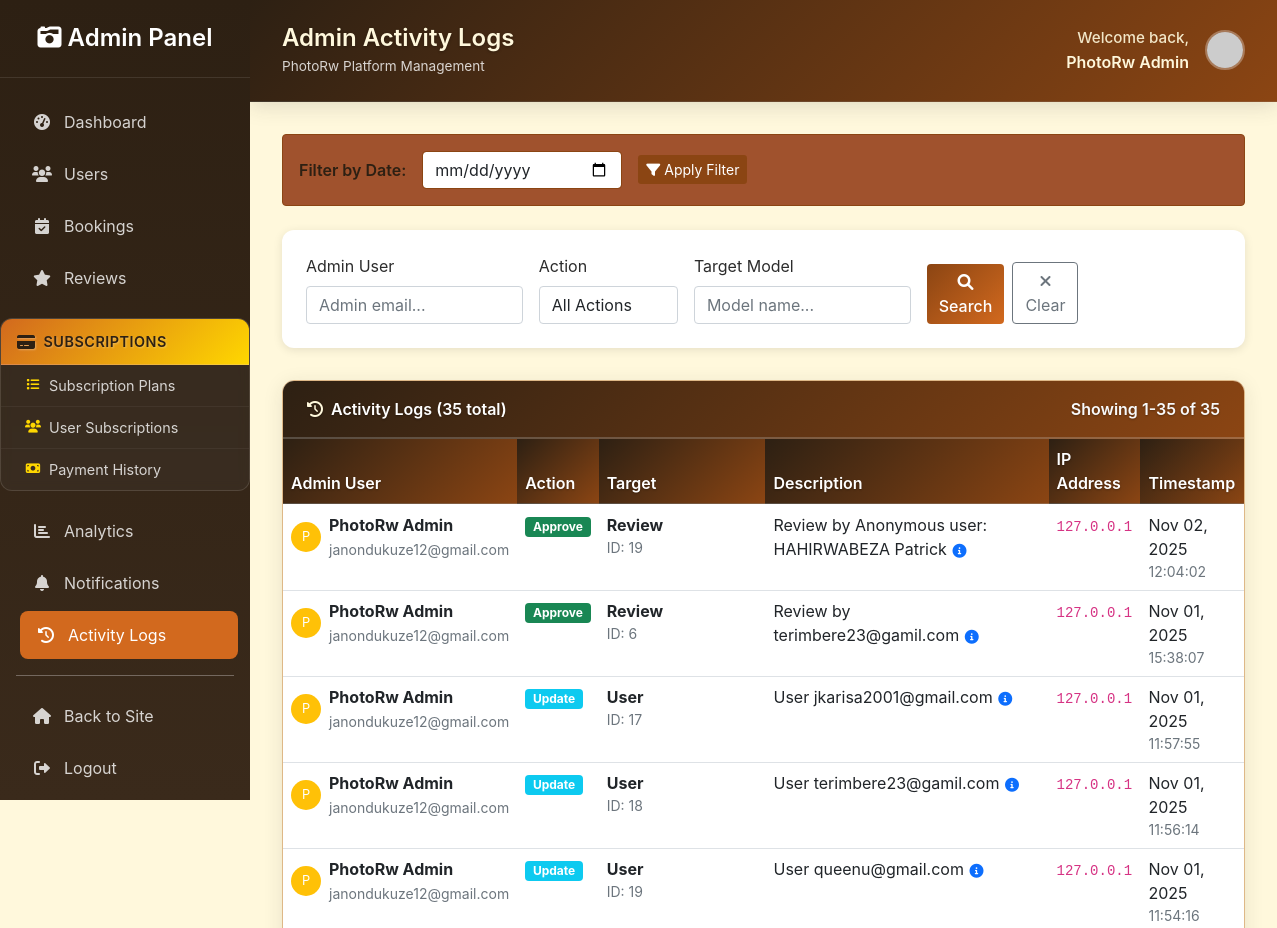
/admin-dashboard/logs/ (signed in, upper part), run on an earlier commit of the app's database.
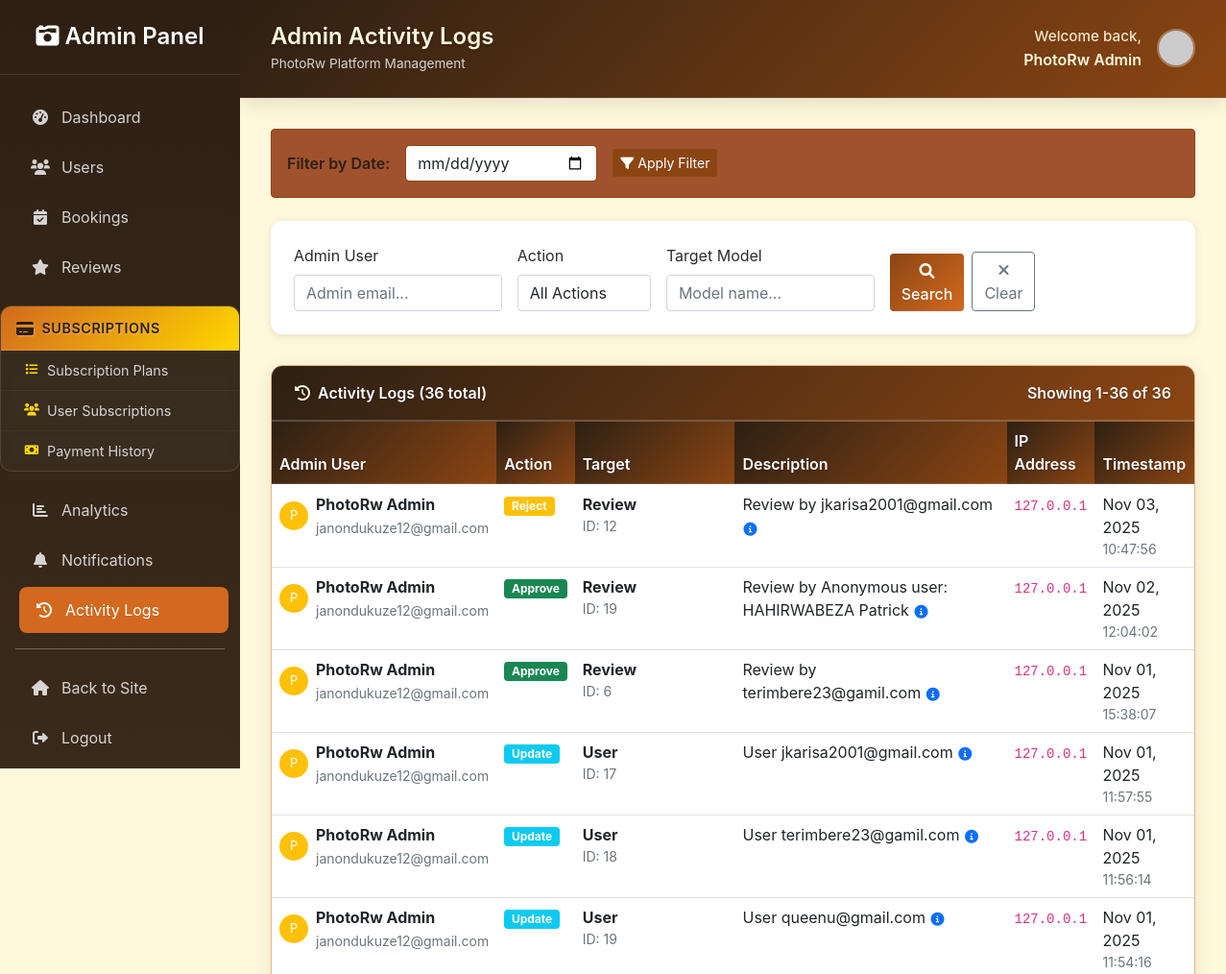
And on a later commit of the database.
### admin_dashboard/models.py (models this page shows, shortened)
class AdminActivityLog(models.Model):
    ACTION_CHOICES = [
        ('create', 'Create'),
        ('update', 'Update'),
        ('delete', 'Delete'),
        ('approve', 'Approve'),
        ('reject', 'Reject'),
        ('suspend', 'Suspend'),
        ('activate', 'Activate'),
    ]
    admin_user = models.ForeignKey(User, on_delete=models.CASCADE, related_name='admin_activities')
    action = models.CharField(max_length=20, choices=ACTION_CHOICES)
    target_model = models.CharField(max_length=100)  # Model name
    target_id = models.PositiveIntegerField()  # Object ID
    target_description = models.CharField(max_length=255)  # Human readable description
    details = models.TextField(blank=True)
    timestamp = models.DateTimeField(auto_now_add=True)
    ip_address = models.GenericIPAddressField(null=True, blank=True)
    class Meta:
        ordering = ['-timestamp']

### users/models.py (models this page shows, shortened)
class User(AbstractUser):
	class Roles(models.TextChoices):
		PHOTOGRAPHER = 'photographer', _('Photographer')
		CLIENT = 'client', _('Client')
		ADMIN = 'admin', _('Platform Admin')
	username = models.CharField(
		_('username'),
		max_length=150,
		unique=True,
		help_text=_('Required. 150 characters or fewer. Letters, digits, spaces, dots, hyphens, and underscores allowed.'),
		validators=[
			RegexValidator(
				regex=r'^[\w\s\.\-\_]+$',
				message=_('Username can only contain letters, numbers, spaces, dots, hyphens, and underscores.'),
				code='invalid_username'
			)
		],
		error_messages={
			'unique': _("A user with that username already exists."),
		},
	)
	email = models.EmailField(_('email address'), unique=True, blank=False, null=False, help_text=_('Required. Enter a valid email address.'))
	bio = models.TextField(_('bio'), blank=True)
	profile_picture = models.ImageField(upload_to='profile_pics/', blank=True, null=True)
	location = models.CharField(max_length=255, blank=True)
	contact_info = models.CharField(max_length=255, blank=True)
	is_verified = models.BooleanField(default=False)
	role = models.CharField(max_length=20, choices=Roles.choices, default=Roles.CLIENT)
	price = models.DecimalField(max_digits=8, decimal_places=2, blank=True, null=True, help_text=_('Typical session price (optional)'))
	badges = models.CharField(max_length=255, blank=True, help_text=_('Badges or special recognitions (comma-separated)'))
	certifications = models.CharField(max_length=255, blank=True, help_text=_('Certifications (comma-separated)'))
	awards = models.CharField(max_length=255, blank=True, help_text=_('Awards (comma-separated)'))
	social_proof = models.URLField(blank=True, help_text=_('Link to social proof (portfolio, Instagram, etc.)'))
	USERNAME_FIELD = 'email'
	REQUIRED_FIELDS = ['username']
	def get_gravatar_url(self, size=40):
		import hashlib
		if not self.email:
			return f"https://www.gravatar.com/avatar/?d=identicon&s={size}"
		email_clean = self.email.strip().lower().encode('utf-8')
		h = hashlib.md5(email_clean).hexdigest()
		return f"https://www.gravatar.com/avatar/{h}?d=identicon&s={size}"
	def get_avatar_url(self, size=40):
		if self.profile_picture:
			return self.profile_picture.url
		return self.get_gravatar_url(size)
	def get_medium_avatar_url(self):
		return self.get_avatar_url(40)

### admin_dashboard/views.py (the view)
# urls.py: path('logs/', views.activity_logs, name='activity_logs'),
@login_required
@user_passes_test(is_admin)
def activity_logs(request):
    admin_filter = request.GET.get('admin', '')
    action_filter = request.GET.get('action', '')
    model_filter = request.GET.get('model', '')
    filter_date_str = request.GET.get('filter_date', '')
    logs = AdminActivityLog.objects.select_related('admin_user')
    filter_date = parse_filter_date(filter_date_str)
    if filter_date:
        start_datetime, end_datetime = get_date_range_for_filter(filter_date)
        logs = logs.filter(timestamp__gte=start_datetime, timestamp__lte=end_datetime)
    if admin_filter:
        logs = logs.filter(admin_user__email__icontains=admin_filter)
    if action_filter:
        logs = logs.filter(action=action_filter)
    if model_filter:
        logs = logs.filter(target_model__icontains=model_filter)
    logs = logs.order_by('-timestamp')
    paginator = Paginator(logs, 50)
    page_number = request.GET.get('page')
    page_obj = paginator.get_page(page_number)
    context = {
        'page_obj': page_obj,
        'admin_filter': admin_filter,
        'action_filter': action_filter,
        'model_filter': model_filter,
        'filter_date': filter_date_str,
        'action_choices': AdminActivityLog.ACTION_CHOICES,
    }
    return render(request, 'admin_dashboard/activity_logs.html', context)

### admin_dashboard/views.py (called while the page is built)
def is_admin(user):
    return user.is_authenticated and user.role == User.Roles.ADMIN

def parse_filter_date(date_str):
    if not date_str:
        return None
    try:
        filter_date = datetime.strptime(date_str, '%Y-%m-%d').date()
        return filter_date
    except ValueError:
        return None

### admin_dashboard/templates/admin_dashboard/activity_logs.html (shortened to what the changed rows need)
{% extends 'admin_dashboard/base_admin.html' %}
{% block page_title %}Admin Activity Logs{% endblock %}
{% block content %}
<div class="data-table">
    <div class="table-header d-flex justify-content-between align-items-center">
        <span><i class="fas fa-history me-2"></i>Activity Logs ({{ page_obj.paginator.count }} total)</span>
        <div>
            <span class="text-light">Showing {{ page_obj.start_index }}-{{ page_obj.end_index }} of {{ page_obj.paginator.count }}</span>
        </div>
    </div>
    <div class="table-responsive">
        <table class="table table-hover mb-0">
            <thead class="table-light">
                <tr>
                    <th>Admin User</th>
                    <th>Action</th>
                    <th>Target</th>
                    <th>Description</th>
                    <th>IP Address</th>
                    <th>Timestamp</th>
                </tr>
            </thead>
            <tbody>
                {% for log in page_obj %}
                    <tr>
                        <td>
                            <div class="d-flex align-items-center">
                                {% if log.admin_user.profile_picture %}
                                    <img src="{{ log.admin_user.profile_picture.url }}" alt="Avatar" class="user-avatar me-2" style="width: 30px; height: 30px;">
                                {% else %}
                                    <div class="user-avatar me-2 bg-warning d-flex align-items-center justify-content-center text-white" style="width: 30px; height: 30px; font-size: 0.8rem;">
                                        {{ log.admin_user.first_name|first|default:log.admin_user.email|first|upper }}
                                    </div>
                                {% endif %}
                                <div>
                                    <div class="fw-bold">{{ log.admin_user.get_full_name|default:log.admin_user.username }}</div>
                                    <small class="text-muted">{{ log.admin_user.email }}</small>
                                </div>
                            </div>
                        </td>
                        <td>
                            <span class="badge bg-{% if log.action == 'create' %}success{% elif log.action == 'update' %}info{% elif log.action == 'delete' %}danger{% elif log.action == 'approve' %}success{% elif log.action == 'reject' %}warning{% else %}secondary{% endif %}">
                                {{ log.get_action_display }}
                            </span>
                        </td>
                        <td>
                            <div>
                                <span class="fw-bold">{{ log.target_model }}</span>
                                <small class="text-muted d-block">ID: {{ log.target_id }}</small>
                            </div>
                        </td>
                        <td>
                            <div>
                                {{ log.target_description|truncatechars:50 }}
                                {% if log.details %}
                                    <button class="btn btn-link btn-sm p-0" onclick="showDetails('{{ log.id }}')">
                                        <i class="fas fa-info-circle"></i>
                                    </button>
                                {% endif %}
                            </div>
                        </td>
                        <td>
                            <code class="small">{{ log.ip_address|default:"N/A" }}</code>
                        </td>
                        <td>
                            <div>
                                {{ log.timestamp|date:"M d, Y" }}
                                <small class="text-muted d-block">{{ log.timestamp|time:"H:i:s" }}</small>
                            </div>
                        </td>
                    </tr>
                {% endfor %}
            </tbody>
        </table>
    </div>
</div>
{% endblock %}

What changed in the data, as far as the page shows it:
added AdminActivityLog: admin_user.first_name|first "P", admin_user.get_full_name "PhotoRw Admin", admin_user.email "janondukuze12@gmail.com", action "Reject", target_model "Review", target_id "12", target_description "Review by jkarisa2001@gmail.com", ip_address "127.0.0.1", timestamp "Nov 03, 2025", timestamp "10:47:56"
Also different on the page:
{{ page_obj.paginator.count }}: "35" → "36"
{{ page_obj.end_index }}: "35" → "36"
